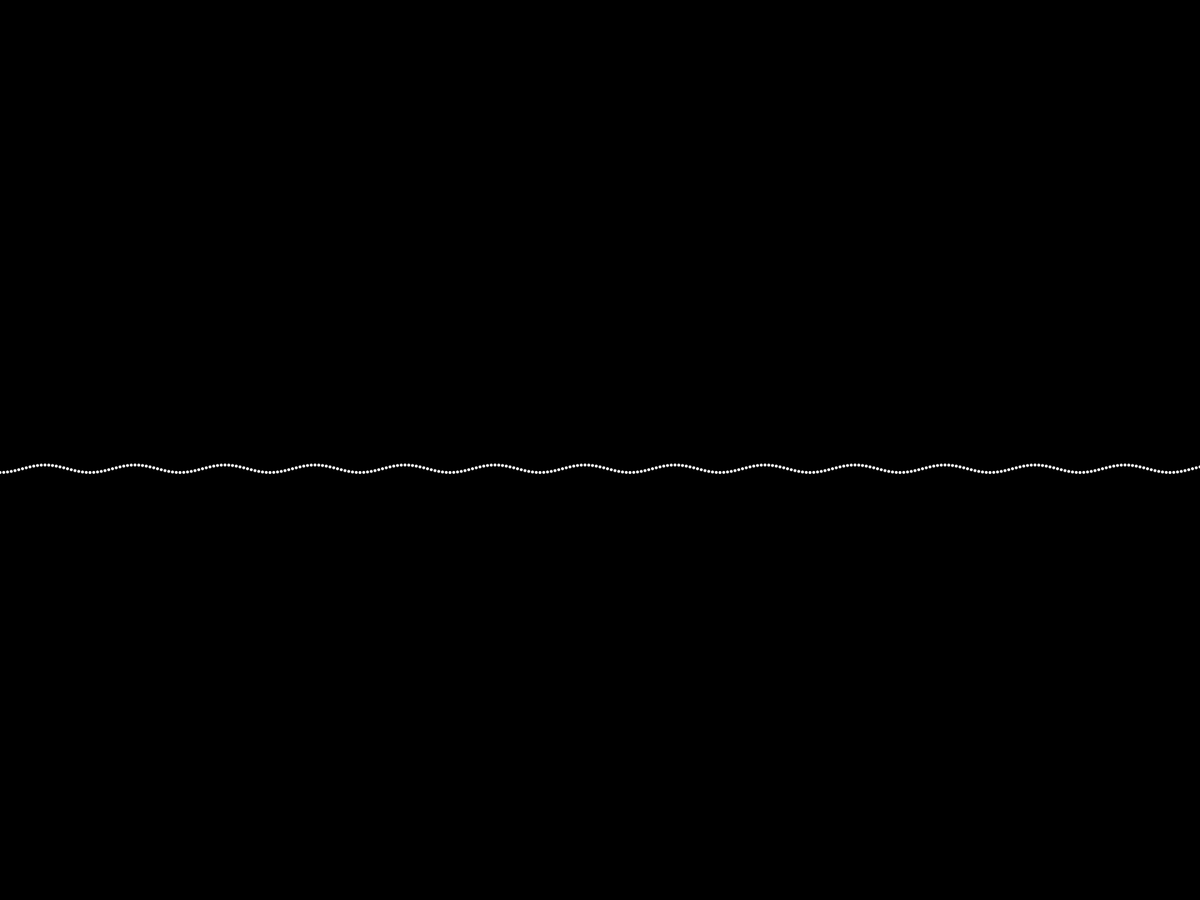
Frame 1 (no input)
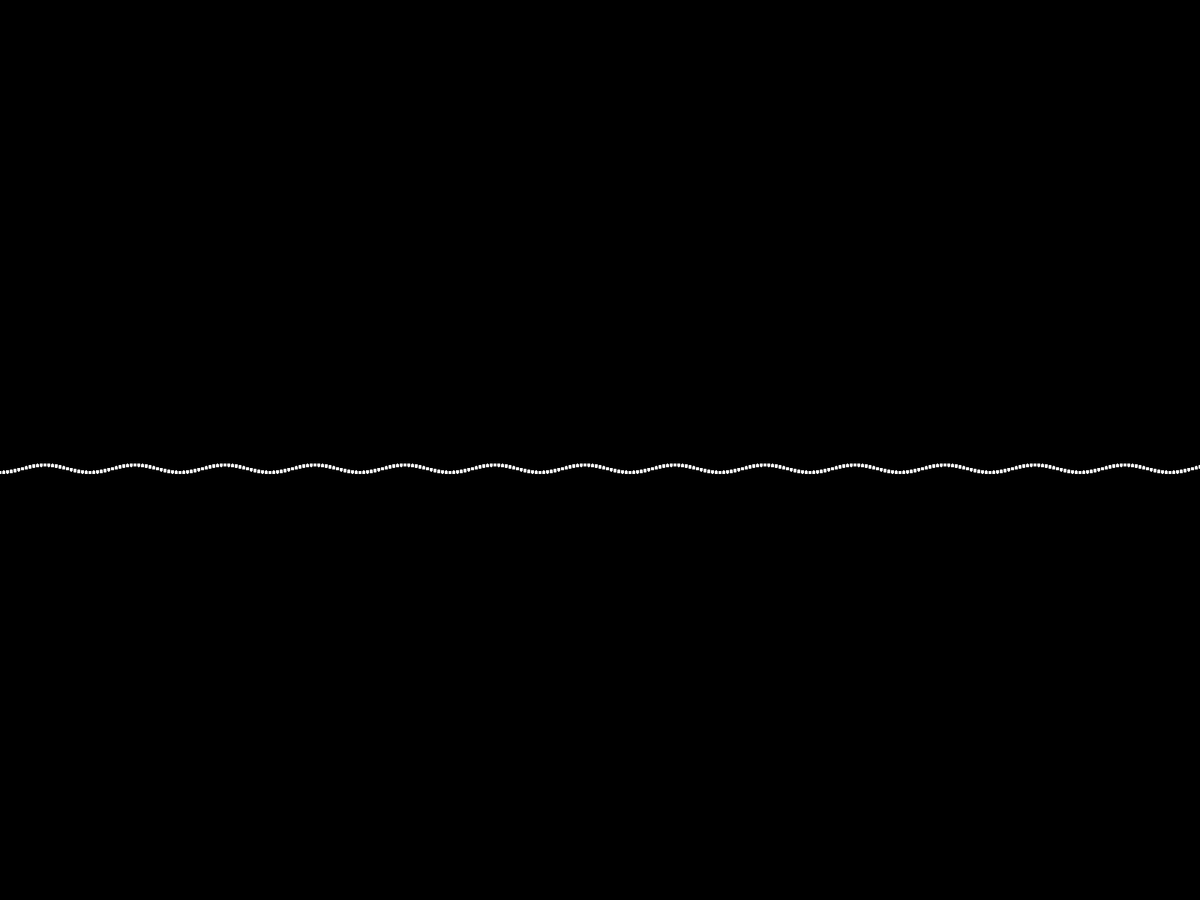
Frame 60 (the mouse pressed at the canvas centre just before this capture)
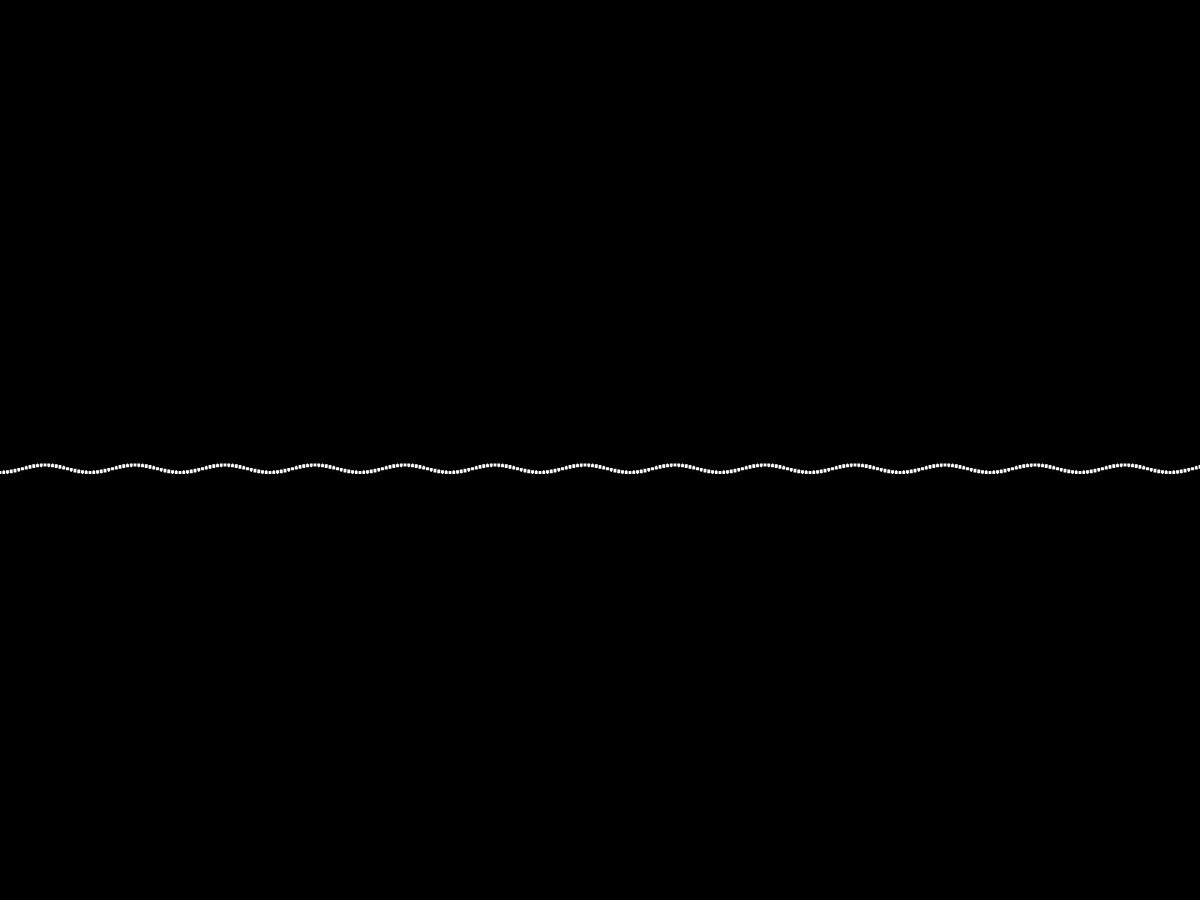
Frame 120 (the mouse held since frame 60 and released just before this capture)

The Processing sketch that drew these frames (run headless with seeded random() and noise(); from frame 60 on, the mouse is pressed at the canvas centre):

// Processing sketch: mySketch
// ── mySketch.pde
void setup() {
	fullScreen();
	background(0);
  noStroke();
  smooth();
  fill(255);
}

void draw() {
  float offset = 25;
  float scaleVal = 5.0;
  float angleInc = PI/12.0;
  float angle = HALF_PI;
  translate(0, height/2);

  for (int x = 0; x <= width; x +=5) {
    float y = offset + (sin(angle) * scaleVal);
  	ellipse(x , y, 4, 4);
	  angle += angleInc;
  }
}
